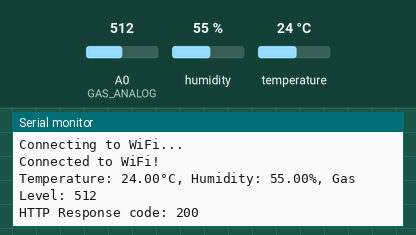
The sketch below on a simulated ESP8266 (NodeMCU). On the bench: the last lines printed to the serial monitor. The test bench sets the inputs (shaded band); at power-on: humidity 55 %, A0 (GAS_ANALOG) = 512, temperature 24 °C. WiFi joins after 1.5 s; servers stay silent unless stated; network time is answered at once with the bench clock; uploads are accepted with an empty reply.

Above: at 3.2 s.
3.3 s: humidity set to 22 %
10.9 s: A0 (GAS_ANALOG) set to 716
At 12.44 s:
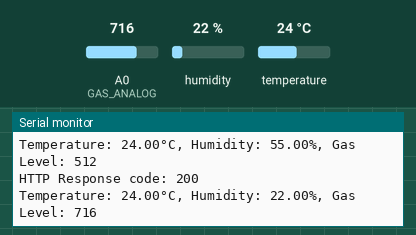
18.5 s: temperature set to 12 °C
At 24.2 s:
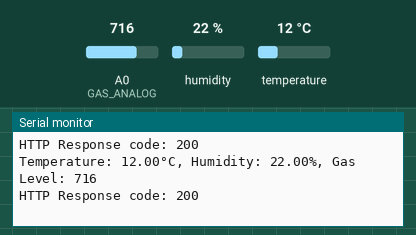
26.1 s: A0 (GAS_ANALOG) set to 900
At 33.5 s:
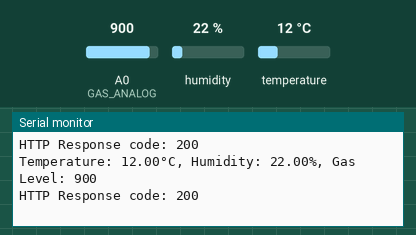
33.7 s: humidity set to 40 %
Timing chart, 0 to 36.7 s (numbered marks = the images above; inputs shaded):
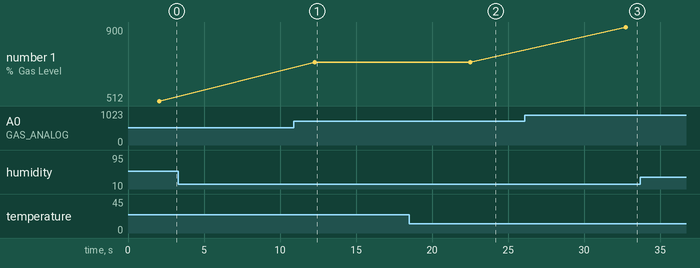

Measured:
- after the input at 10.9 s, the serial monitor: prints a new line after 1.4 s (image 1)
- after the input at 18.5 s, the serial monitor: prints a new line after 4.0 s (image 2)
- after the input at 26.1 s, the serial monitor: prints a new line after 6.6 s (image 3)
- plotted number 1: 512 → 716 after the input at 10.9 s, 716 → 900 after the input at 26.1 s

The sketch:

dhtgas.ino
```cpp
#include <ESP8266WiFi.h>
#include <ESP8266HTTPClient.h>
#include <DHT.h>
#include <ArduinoJson.h>
#include <Wire.h>
#include <NTPClient.h>
#include <WiFiUdp.h>

// Pin Konfigurasi
#define DHTPIN D2        // Pin DHT
#define DHTTYPE DHT11    // Gunakan DHT11, ganti ke DHT22 jika diperlukan
#define GAS_ANALOG A0    // Pin analog untuk pembacaan gas level
#define GAS_DIGITAL D1   // Pin digital untuk pembacaan gas level

// Inisialisasi DHT
DHT dht(DHTPIN, DHTTYPE);

// Info jaringan Wi-Fi
const char* ssid = "POCO";
const char* password = "akusuge3";

// URL API
const String apiURL = "https://d6464rhl-42352.asse.devtunnels.ms/api/sensors";

// Setup NTP client
WiFiUDP udp;
NTPClient timeClient(udp, "pool.ntp.org", 0, 60000); // Menggunakan NTP server standar

// Fungsi untuk mengirimkan data ke API
void sendDataToAPI(float temperature, float humidity, int gas_level) {
  HTTPClient http;
  WiFiClientSecure client;

  // Mengonfigurasi SSL/TLS (Pastikan sertifikat sudah diinstal jika diperlukan)
  client.setInsecure();  // Mengabaikan sertifikat SSL untuk percakapan HTTPS

  // Membuka koneksi
  http.begin(client, apiURL);

  // Menyiapkan JSON untuk dikirim
  StaticJsonDocument<256> doc;

  // Menambahkan data ke JSON
  doc["temperature"] = temperature;
  doc["humidity"] = humidity;
  doc["gas_level"] = gas_level;

  String jsonStr;
  serializeJson(doc, jsonStr);

  // Menambahkan header
  http.addHeader("Content-Type", "application/json");

  // Mengirimkan request POST
  int httpResponseCode = http.POST(jsonStr);

  // Memeriksa status respons
  if (httpResponseCode > 0) {
    Serial.print("HTTP Response code: ");
    Serial.println(httpResponseCode);
  } else {
    Serial.print("Error sending POST request: ");
    Serial.println(httpResponseCode);
  }

  // Menutup koneksi
  http.end();
}

void setup() {
  // Mulai komunikasi serial
  Serial.begin(115200);

  // Menghubungkan ke Wi-Fi
  WiFi.begin(ssid, password);
  while (WiFi.status() != WL_CONNECTED) {
    delay(1000);
    Serial.println("Connecting to WiFi...");
  }
  Serial.println("Connected to WiFi!");

  // Menginisialisasi sensor DHT
  dht.begin();

  // Menginisialisasi NTP Client untuk mendapatkan waktu
  timeClient.begin();
  timeClient.update();  // Memperbarui waktu pertama kali
}

void loop() {
  // Memperbarui waktu setiap detik
  timeClient.update();

  // Membaca suhu dan kelembapan
  float temperature = dht.readTemperature();  // Mengambil suhu dalam Celcius
  float humidity = dht.readHumidity();        // Mengambil kelembapan

  // Membaca nilai gas (nilai analog)
  int gas_level = analogRead(GAS_ANALOG);

  // Cek jika pembacaan sensor berhasil
  if (isnan(temperature) || isnan(humidity)) {
    Serial.println("Failed to read from DHT sensor!");
    return;
  }

  // Tampilkan hasil pembacaan
  Serial.print("Temperature: ");
  Serial.print(temperature);
  Serial.print("°C, Humidity: ");
  Serial.print(humidity);
  Serial.print("%, Gas Level: ");
  Serial.println(gas_level);

  // Kirim data ke API
  sendDataToAPI(temperature, humidity, gas_level);

  // Tunggu selama 10 detik sebelum mengambil data lagi
  delay(10000);
}
```
